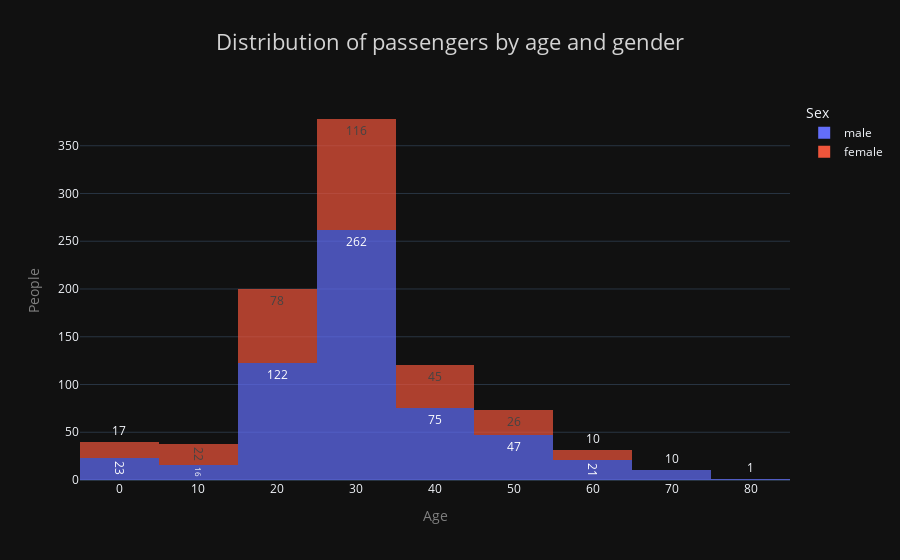

Notebook cell for this chart:
### Code cell
dist_age_sex = px.histogram(clean_titanic_data, x = "Age", color= "Sex", nbins=15,text_auto=True,
    title="Distribution of passengers by age and gender",

    opacity=0.7,
    #color_discrete_sequence=['indianred'],
    template="plotly_dark"
)
dist_age_sex.update_layout(
    xaxis_title="Age",
    yaxis_title="People",
    xaxis_title_font_color="grey", 
    yaxis_title_font_color="grey",
    title_font_color="lightgrey",
    title_font_size=22,
    title_x=0.5 
)

dist_age_sex.show()

### Figure 1 — Plotly figure (JSON) as saved in the notebook; plotly's stock layout.template omitted (floating-point values rounded to 4 significant figures; data arrays with more than 128 entries replaced by an {"elided": "..."} marker saying what was removed)
{"data": [{"alignmentgroup": "True", "bingroup": "x", "hovertemplate": "Sex=male<br>Age=%{x}<br>count=%{y}<extra></extra>", "legendgroup": "male", "marker": {"color": "#636efa", "opacity": 0.7, "pattern": {"shape": ""}}, "name": "male", "nbinsx": 15, "offsetgroup": "male", "orientation": "v", "showlegend": true, "texttemplate": "%{value}", "type": "histogram", "x": {"elided": "577 float values"}, "xaxis": "x", "yaxis": "y"}, {"alignmentgroup": "True", "bingroup": "x", "hovertemplate": "Sex=female<br>Age=%{x}<br>count=%{y}<extra></extra>", "legendgroup": "female", "marker": {"color": "#EF553B", "opacity": 0.7, "pattern": {"shape": ""}}, "name": "female", "nbinsx": 15, "offsetgroup": "female", "orientation": "v", "showlegend": true, "texttemplate": "%{value}", "type": "histogram", "x": {"elided": "314 float values"}, "xaxis": "x", "yaxis": "y"}], "layout": {"barmode": "relative", "legend": {"title": {"text": "Sex"}, "tracegroupgap": 0}, "title": {"font": {"color": "lightgrey", "size": 22}, "text": "Distribution of passengers by age and gender", "x": 0.5}, "xaxis": {"anchor": "y", "domain": [0, 1], "title": {"font": {"color": "grey"}, "text": "Age"}}, "yaxis": {"anchor": "x", "domain": [0, 1], "title": {"font": {"color": "grey"}, "text": "People"}}}}
